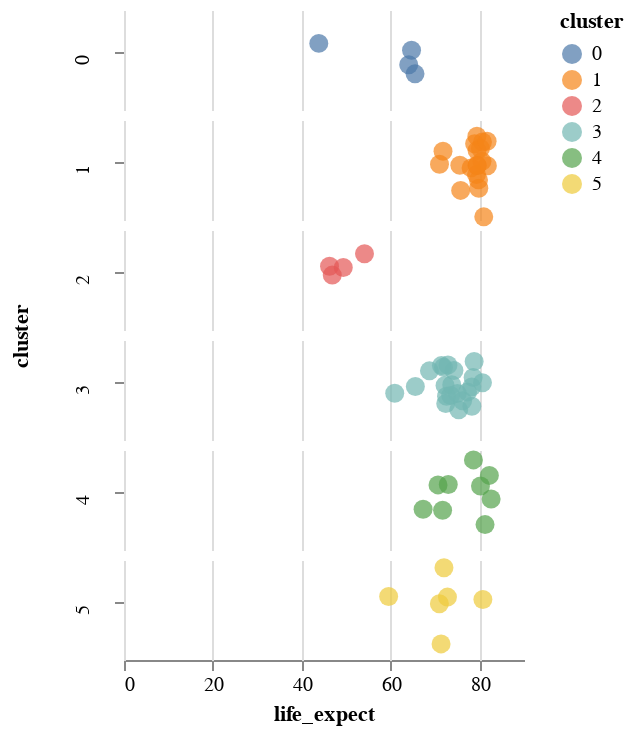

Notebook code for this chart:
### Markdown cell above
The average life expectancy is generally increasing for most clusters of countries. 

However, in the 80's, African countries reverse course when HIV and AIDs cause a drop in life expectancy. 

To see these countries split out, let's use a **strip plot** to show each country grouping's life expectency.

### Code cell
alx.stripplot(df[df['year']==2005],x='life_expect',row='cluster',color='cluster:N')
# NOTE: we use cluster:N to tell alx, cluster is nominal

### Figure 1 — Vega-Lite specification as saved in the notebook (floating-point values rounded to 4 significant figures)
{"config": {"view": {"continuousWidth": 400, "continuousHeight": 300, "stroke": null}, "facet": {"spacing": 0}}, "data": {"name": "data-9ed4987e536b5c73726dc971e1d34577"}, "facet": {"row": {"field": "cluster", "type": "quantitative"}}, "spec": {"mark": {"type": "circle", "size": 90}, "encoding": {"color": {"field": "cluster", "type": "nominal"}, "x": {"axis": {}, "field": "life_expect", "type": "quantitative"}, "y": {"axis": {"grid": false, "labels": false, "ticks": true, "values": [0]}, "field": "jitter", "title": null, "type": "quantitative"}}, "height": 50, "transform": [{"calculate": "sqrt(-2*log(random()))*cos(2*PI*random())", "as": "jitter"}], "width": 200}, "$schema": "https://vega.github.io/schema/vega-lite/v5.2.0.json", "datasets": {"data-9ed4987e536b5c73726dc971e1d34577": [{"year": 2005, "country": "Afghanistan", "cluster": 0, "pop": 29928987, "life_expect": 43.83, "fertility": 7.069, "log_pop": 17.21}, {"year": 2005, "country": "Argentina", "cluster": 3, "pop": 39537943, "life_expect": 75.32, "fertility": 2.254, "log_pop": 17.49}, {"year": 2005, "country": "Aruba", "cluster": 3, "pop": 71566, "life_expect": 74.24, "fertility": 2.04, "log_pop": 11.18}, {"year": 2005, "country": "Australia", "cluster": 4, "pop": 20090437, "life_expect": 81.23, "fertility": 1.788, "log_pop": 16.82}, {"year": 2005, "country": "Austria", "cluster": 1, "pop": 8184691, "life_expect": 79.83, "fertility": 1.42, "log_pop": 15.92}, {"year": 2005, "country": "Bahamas", "cluster": 3, "pop": 301790, "life_expect": 73.5, "fertility": 2.022, "log_pop": 12.62}, {"year": 2005, "country": "Bangladesh", "cluster": 0, "pop": 144319628, "life_expect": 64.06, "fertility": 2.826, "log_pop": 18.79}, {"year": 2005, "country": "Barbados", "cluster": 3, "pop": 278870, "life_expect": 77.3, "fertility": 1.5, "log_pop": 12.54}, {"year": 2005, "country": "Belgium", "cluster": 1, "pop": 10364388, "life_expect": 79.44, "fertility": 1.646, "log_pop": 16.15}, {"year": 2005, "country": "Bolivia", "cluster": 3, "pop": 8857870, "life_expect": 65.55, "fertility": 3.5, "log_pop": 16.0}, {"year": 2005, "country": "Brazil", "cluster": 3, "pop": 186112794, "life_expect": 72.39, "fertility": 2.245, "log_pop": 19.04}, {"year": 2005, "country": "Canada", "cluster": 3, "pop": 32805041, "life_expect": 80.65, "fertility": 1.527, "log_pop": 17.31}, {"year": 2005, "country": "Chile", "cluster": 3, "pop": 15980912, "life_expect": 78.55, "fertility": 1.944, "log_pop": 16.59}, {"year": 2005, "country": "China", "cluster": 4, "pop": 1303182268, "life_expect": 72.96, "fertility": 1.725, "log_pop": 20.99}, {"year": 2005, "country": "Colombia", "cluster": 3, "pop": 42954279, "life_expect": 72.89, "fertility": 2.22, "log_pop": 17.58}, {"year": 2005, "country": "Costa Rica", "cluster": 3, "pop": 4016173, "life_expect": 78.78, "fertility": 2.099, "log_pop": 15.21}, {"year": 2005, "country": "Croatia", "cluster": 1, "pop": 4495904, "life_expect": 75.75, "fertility": 1.346, "log_pop": 15.32}, {"year": 2005, "country": "Cuba", "cluster": 3, "pop": 11346670, "life_expect": 78.27, "fertility": 1.49, "log_pop": 16.24}, {"year": 2005, "country": "Dominican Republic", "cluster": 3, "pop": 9049595, "life_expect": 72.23, "fertility": 2.81, "log_pop": 16.02}, {"year": 2005, "country": "Ecuador", "cluster": 3, "pop": 13363593, "life_expect": 74.99, "fertility": 2.578, "log_pop": 16.41}, {"year": 2005, "country": "Egypt", "cluster": 5, "pop": 77505756, "life_expect": 71.34, "fertility": 2.891, "log_pop": 18.17}, {"year": 2005, "country": "El Salvador", "cluster": 3, "pop": 6704932, "life_expect": 71.88, "fertility": 2.683, "log_pop": 15.72}, {"year": 2005, "country": "Finland", "cluster": 1, "pop": 5223442, "life_expect": 79.31, "fertility": 1.825, "log_pop": 15.47}, {"year": 2005, "country": "France", "cluster": 1, "pop": 60656178, "life_expect": 80.66, "fertility": 1.892, "log_pop": 17.92}, {"year": 2005, "country": "Georgia", "cluster": 1, "pop": 4677401, "life_expect": 70.99, "fertility": 1.407, "log_pop": 15.36}, {"year": 2005, "country": "Germany", "cluster": 1, "pop": 82431390, "life_expect": 79.41, "fertility": 1.36, "log_pop": 18.23}, {"year": 2005, "country": "Greece", "cluster": 1, "pop": 10668354, "life_expect": 79.48, "fertility": 1.325, "log_pop": 16.18}, {"year": 2005, "country": "Grenada", "cluster": 3, "pop": 89502, "life_expect": 68.72, "fertility": 2.302, "log_pop": 11.4}, {"year": 2005, "country": "Haiti", "cluster": 3, "pop": 8121622, "life_expect": 60.92, "fertility": 3.545, "log_pop": 15.91}, {"year": 2005, "country": "Hong Kong", "cluster": 4, "pop": 6898686, "life_expect": 82.21, "fertility": 0.966, "log_pop": 15.75}, {"year": 2005, "country": "Iceland", "cluster": 1, "pop": 296737, "life_expect": 81.76, "fertility": 2.052, "log_pop": 12.6}, {"year": 2005, "country": "India", "cluster": 0, "pop": 1080264388, "life_expect": 64.7, "fertility": 2.807, "log_pop": 20.8}, {"year": 2005, "country": "Indonesia", "cluster": 4, "pop": 218465000, "life_expect": 70.65, "fertility": 2.182, "log_pop": 19.2}, {"year": 2005, "country": "Iran", "cluster": 5, "pop": 68017860, "life_expect": 70.96, "fertility": 2.04, "log_pop": 18.04}, {"year": 2005, "country": "Iraq", "cluster": 5, "pop": 26074906, "life_expect": 59.55, "fertility": 4.264, "log_pop": 17.08}, {"year": 2005, "country": "Ireland", "cluster": 1, "pop": 4015676, "life_expect": 78.89, "fertility": 1.964, "log_pop": 15.21}, {"year": 2005, "country": "Israel", "cluster": 5, "pop": 6276883, "life_expect": 80.75, "fertility": 2.75, "log_pop": 15.65}, {"year": 2005, "country": "Italy", "cluster": 1, "pop": 58103033, "life_expect": 80.55, "fertility": 1.379, "log_pop": 17.88}, {"year": 2005, "country": "Jamaica", "cluster": 3, "pop": 2735520, "life_expect": 72.57, "fertility": 2.429, "log_pop": 14.82}, {"year": 2005, "country": "Japan", "cluster": 4, "pop": 127417244, "life_expect": 82.6, "fertility": 1.27, "log_pop": 18.66}, {"year": 2005, "country": "Kenya", "cluster": 2, "pop": 33829590, "life_expect": 54.11, "fertility": 4.959, "log_pop": 17.34}, {"year": 2005, "country": "South Korea", "cluster": 4, "pop": 22912177, "life_expect": 67.3, "fertility": 1.85, "log_pop": 16.95}, {"year": 2005, "country": "North Korea", "cluster": 4, "pop": 48640671, "life_expect": 78.62, "fertility": 1.21, "log_pop": 17.7}, {"year": 2005, "country": "Lebanon", "cluster": 5, "pop": 3826018, "life_expect": 71.99, "fertility": 2.209, "log_pop": 15.16}, {"year": 2005, "country": "Mexico", "cluster": 3, "pop": 106202903, "life_expect": 76.19, "fertility": 2.211, "log_pop": 18.48}, {"year": 2005, "country": "Netherlands", "cluster": 1, "pop": 16407491, "life_expect": 79.76, "fertility": 1.721, "log_pop": 16.61}, {"year": 2005, "country": "New Zealand", "cluster": 4, "pop": 4035461, "life_expect": 80.2, "fertility": 1.994, "log_pop": 15.21}, {"year": 2005, "country": "Nigeria", "cluster": 2, "pop": 128765768, "life_expect": 46.86, "fertility": 5.322, "log_pop": 18.67}, {"year": 2005, "country": "Norway", "cluster": 1, "pop": 4593041, "life_expect": 80.2, "fertility": 1.848, "log_pop": 15.34}, {"year": 2005, "country": "Pakistan", "cluster": 0, "pop": 162419946, "life_expect": 65.48, "fertility": 3.521, "log_pop": 18.91}, {"year": 2005, "country": "Peru", "cluster": 3, "pop": 27925628, "life_expect": 71.42, "fertility": 2.506, "log_pop": 17.15}, {"year": 2005, "country": "Philippines", "cluster": 4, "pop": 87857473, "life_expect": 71.69, "fertility": 3.233, "log_pop": 18.29}, {"year": 2005, "country": "Poland", "cluster": 1, "pop": 38557984, "life_expect": 75.56, "fertility": 1.227, "log_pop": 17.47}, {"year": 2005, "country": "Portugal", "cluster": 1, "pop": 10566212, "life_expect": 78.1, "fertility": 1.455, "log_pop": 16.17}, {"year": 2005, "country": "Rwanda", "cluster": 2, "pop": 8440820, "life_expect": 46.24, "fertility": 5.917, "log_pop": 15.95}, {"year": 2005, "country": "Saudi Arabia", "cluster": 5, "pop": 26417599, "life_expect": 72.78, "fertility": 3.352, "log_pop": 17.09}, {"year": 2005, "country": "South Africa", "cluster": 2, "pop": 44344136, "life_expect": 49.34, "fertility": 2.637, "log_pop": 17.61}, {"year": 2005, "country": "Spain", "cluster": 1, "pop": 40341462, "life_expect": 80.94, "fertility": 1.409, "log_pop": 17.51}, {"year": 2005, "country": "Switzerland", "cluster": 1, "pop": 7489370, "life_expect": 81.7, "fertility": 1.42, "log_pop": 15.83}, {"year": 2005, "country": "Turkey", "cluster": 1, "pop": 69660559, "life_expect": 71.78, "fertility": 2.143, "log_pop": 18.06}, {"year": 2005, "country": "United Kingdom", "cluster": 1, "pop": 60441457, "life_expect": 79.42, "fertility": 1.815, "log_pop": 17.92}, {"year": 2005, "country": "United States", "cluster": 3, "pop": 295734134, "life_expect": 78.24, "fertility": 2.054, "log_pop": 19.5}, {"year": 2005, "country": "Venezuela", "cluster": 3, "pop": 25375281, "life_expect": 73.75, "fertility": 2.547, "log_pop": 17.05}]}}
